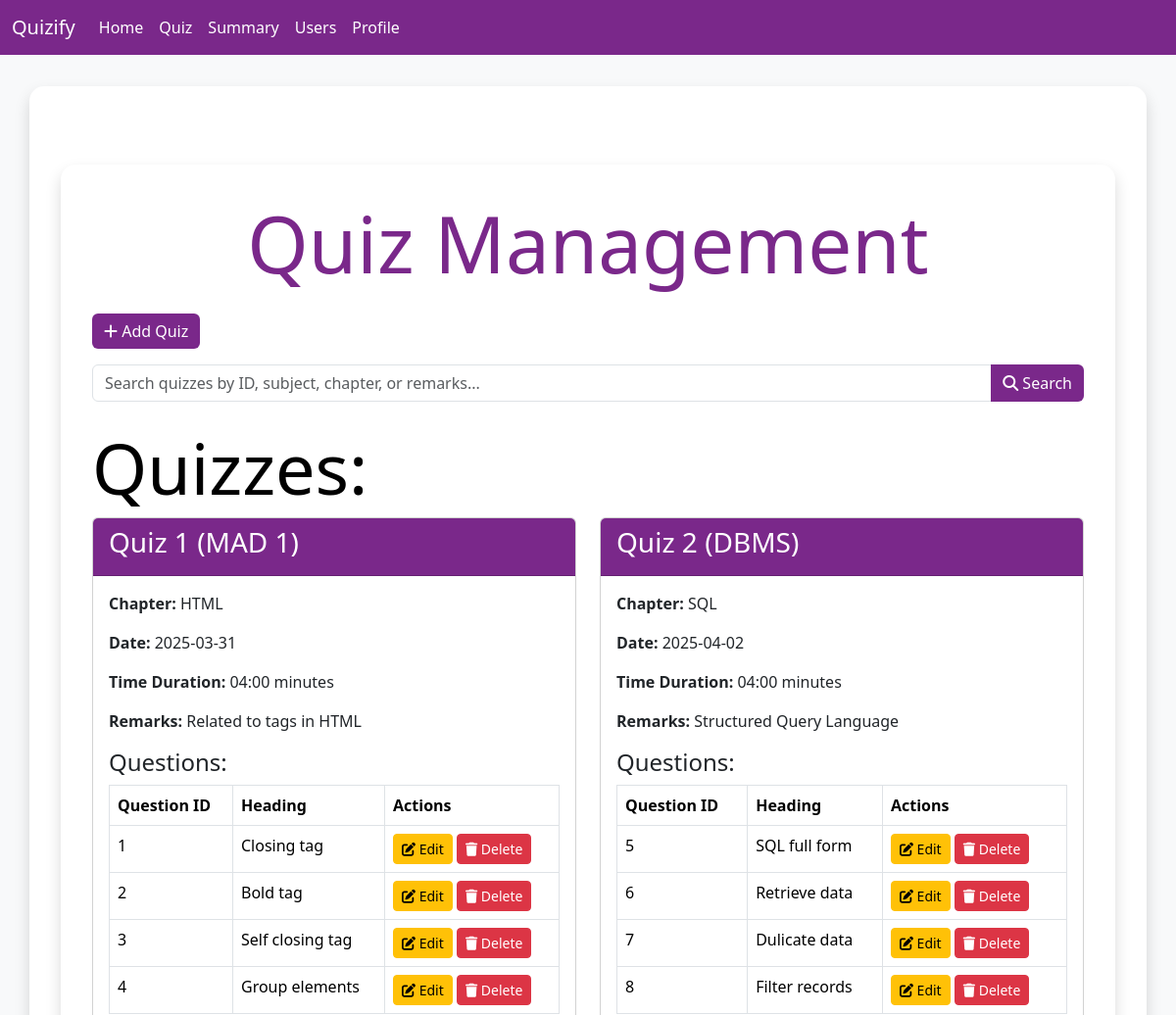
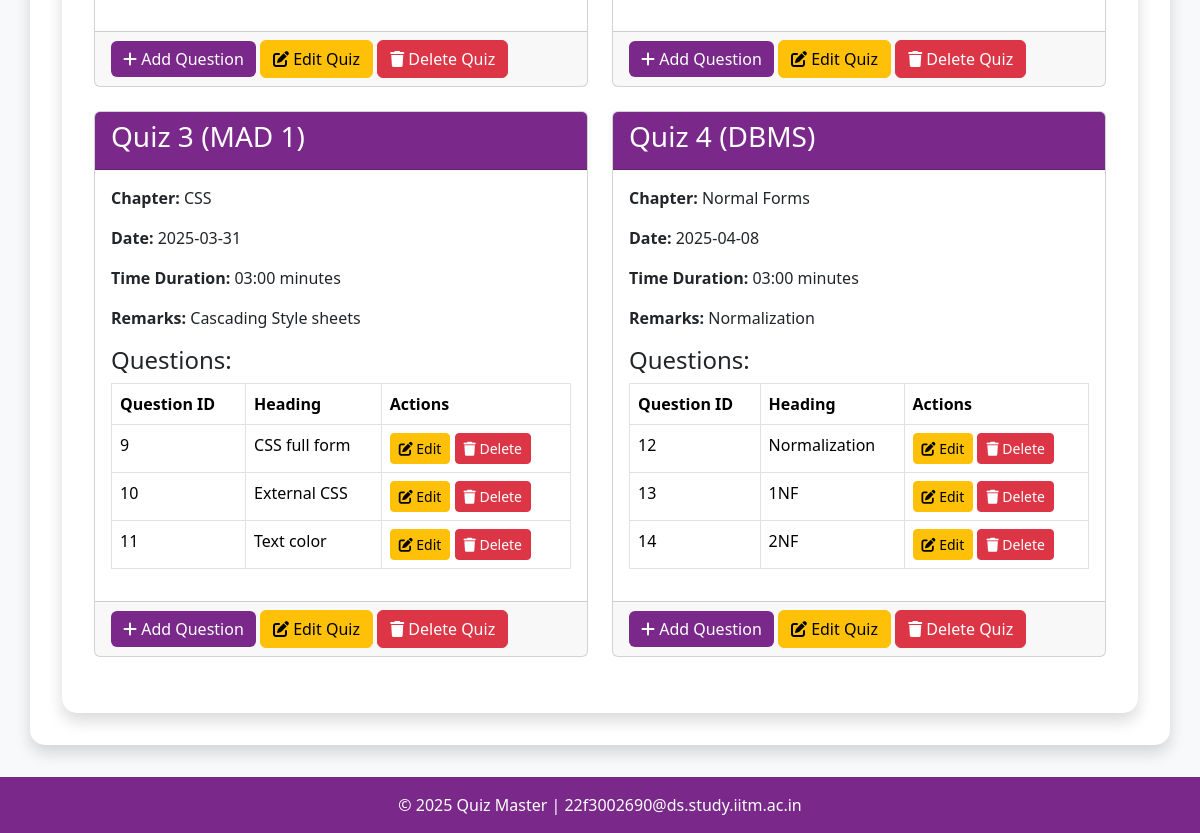
Page /quiz (signed in) on the committed database (2 pictures, top to bottom).
### models/models.py (models this page shows)
class Quiz(db.Model):
    id = db.Column(db.Integer, primary_key=True)
    chapter_id = db.Column(db.Integer, db.ForeignKey('chapter.id'), nullable=False)
    date_of_quiz = db.Column(db.Date, nullable=False, default=datetime.utcnow)
    time_duration = db.Column(db.String(5), nullable=False)
    remarks = db.Column(db.Text, nullable=True)
    questions = db.relationship('Questions', backref='quiz', lazy=True, cascade='all, delete-orphan')
    scores = db.relationship('Scores', backref='quiz', lazy=True, cascade='all, delete-orphan')

class Subject(db.Model):
    id = db.Column(db.Integer, primary_key=True)
    name = db.Column(db.String[32], unique=True, nullable=False)
    description = db.Column(db.Text, nullable=True)
    chapters = db.relationship('Chapter', backref='subject', lazy=True, cascade='all, delete-orphan')

class Chapter(db.Model):
    id = db.Column(db.Integer, primary_key=True)
    subject_id = db.Column(db.Integer, db.ForeignKey('subject.id'), nullable=False)
    name = db.Column(db.String[32], unique=True, nullable=False)
    description = db.Column(db.Text, nullable=True)
    quizes = db.relationship('Quiz', backref='chapter', lazy=True, cascade='all, delete-orphan')

class Questions(db.Model):
    id = db.Column(db.Integer, primary_key=True)
    quiz_id = db.Column(db.Integer, db.ForeignKey('quiz.id'), nullable=False)
    question_heading = db.Column(db.String(255), nullable=False)
    question_statement = db.Column(db.Text, nullable=False)
    option1 = db.Column(db.String(255), nullable=False)
    option2 = db.Column(db.String(255), nullable=False)
    option3 = db.Column(db.String(255), nullable=True)
    option4 = db.Column(db.String(255), nullable=True)
    correct_option = db.Column(db.Integer, nullable=False)

### controllers/routes.py (the view)
@app.route('/quiz')
@admin_required
def quiz():
    all_quiz = Quiz.query.all()
    return render_template('quiz/index.html', quizzes=all_quiz)

### controllers/routes.py (called while the page is built)
def admin_required(func):
    @wraps(func)
    def inner(*args, **kwargs):
        if 'user_id' not in session:
            flash('Please login to continue')
            return redirect(url_for('login'))
        user = User.query.get(session['user_id'])
        if not user.is_admin:
            flash('You are not authorized to access this page')
            return redirect(url_for('index'))
        return func(*args, **kwargs)
    return inner

### templates/quiz/index.html (shortened to what this page needs)
{% extends 'layout.html' %} {% block title %}Quiz Management{% endblock %} {%
block content %}
<div class="container mt-5">
  <h1 class="display-1 text-center text-purple mb-4">Quiz Management</h1>
  <a href="{{ url_for('add_quiz') }}" class="btn btn-purple mb-3">
    <i class="fas fa-plus"></i> Add Quiz
  </a>
  <div class="mb-4">
    <div class="input-group">
      <input
        type="text"
        class="form-control"
        id="quizSearch"
        placeholder="Search quizzes by ID, subject, chapter, or remarks..."
        onkeyup="filterQuizzes()"
      />
      <button class="btn btn-purple" type="button" onclick="filterQuizzes()">
        <i class="fas fa-search"></i> Search
      </button>
    </div>
  </div>
  <h2 class="display-2 text-black">Quizzes:</h2>
  <div class="row" id="quizList">
    {% for quiz in quizzes %}
    <div
      class="col-md-6 quiz-card"
      data-id="{{ quiz.id }}"
      data-subject="{{ quiz.chapter.subject.name|lower if quiz.chapter and quiz.chapter.subject else 'Unknown' }}"
      data-chapter="{{ quiz.chapter.name|lower if quiz.chapter else 'Unknown' }}"
      data-remarks="{{ quiz.remarks|lower if quiz.remarks else '' }}"
    >
      <div class="card mb-4">
        <div class="card-header bg-purple text-white">
          <h3 class="card-title">
            Quiz {{ quiz.id }} ({{ quiz.chapter.subject.name if quiz.chapter and
            quiz.chapter.subject else 'Unknown' }})
          </h3>
        </div>
        <div class="card-body">
          <p>
            <strong>Chapter:</strong> {{ quiz.chapter.name if quiz.chapter else
            'Unknown' }}
          </p>
          <p><strong>Date:</strong> {{ quiz.date_of_quiz }}</p>
          <p>
            <strong>Time Duration:</strong> {{ quiz.time_duration }} minutes
          </p>
          <p><strong>Remarks:</strong> {{ quiz.remarks }}</p>
          <h4>Questions:</h4>
          <table class="table table-bordered">
            <thead>
              <tr>
                <th>Question ID</th>
                <th>Heading</th>
                <th>Actions</th>
              </tr>
            </thead>
            <tbody>
              {% for question in quiz.questions %}
              <tr>
                <td>{{ question.id }}</td>
                <td>{{ question.question_heading }}</td>
                <td>
                  <a
                    href="{{ url_for('edit_question', id=question.id) }}"
                    class="btn btn-warning btn-sm"
                  >
                    <i class="fas fa-edit"></i> Edit
                  </a>
                  <a
                    href="{{ url_for('delete_question', id=question.id) }}"
                    class="btn btn-danger btn-sm"
                  >
                    <i class="fas fa-trash"></i> Delete
                  </a>
                </td>
              </tr>
              {% endfor %}
            </tbody>
          </table>
        </div>
        <div class="card-footer">
          <a
            href="{{ url_for('add_question', quiz_id=quiz.id) }}"
            class="btn btn-purple"
          >
            <i class="fas fa-plus"></i> Add Question
          </a>
          <a
            href="{{ url_for('edit_quiz', id=quiz.id) }}"
            class="btn btn-warning"
          >
            <i class="fas fa-edit"></i> Edit Quiz
          </a>
          <a
            href="{{ url_for('delete_quiz', id=quiz.id) }}"
            class="btn btn-danger"
          >
            <i class="fas fa-trash"></i> Delete Quiz
          </a>
        </div>
      </div>
    </div>
    {% endfor %}
  </div>
</div>
{% endblock %}

### templates/layout.html (style rules this page uses)
:root { --purple-primary: #7a288a; --purple-secondary: #5c1a7d; }
body { background-color: #f8f9fa; min-height: 100vh; display: flex; flex-direction: column; }
.container { background-color: white; padding: 2rem; border-radius: 15px; box-shadow: 0 0.5rem 1rem rgba(0, 0, 0, 0.15); margin-top: 2rem; flex: 1; }
.btn-purple { background-color: var(--purple-primary); color: white; border: none; }
.text-purple { color: var(--purple-primary) !important; }
.table thead { background-color: var(--purple-primary); color: white; }

### templates/navbar.html (style rules this page uses)
.bg-purple { background-color: #7a288a; }

### rows in the picture
Quiz: id "1", chapter.subject "MAD 1", chapter "HTML", date_of_quiz "2025-03-31", time_duration "04:00", remarks "Related to tags in HTML"
Questions: id "1", question_heading "Closing tag"
Questions: id "2", question_heading "Bold tag"
Questions: id "3", question_heading "Self closing tag"
Questions: id "4", question_heading "Group elements"
Quiz: id "2", chapter.subject "DBMS", chapter "SQL", date_of_quiz "2025-04-02", time_duration "04:00", remarks "Structured Query Language"
Questions: id "5", question_heading "SQL full form"
Questions: id "6", question_heading "Retrieve data"
Questions: id "7", question_heading "Dulicate data"
Questions: id "8", question_heading "Filter records"
Quiz: id "3", chapter.subject "MAD 1", chapter "CSS", date_of_quiz "2025-03-31", time_duration "03:00", remarks "Cascading Style sheets"
Questions: id "9", question_heading "CSS full form"
Questions: id "10", question_heading "External CSS"
Questions: id "11", question_heading "Text color"
Quiz: id "4", chapter.subject "DBMS", chapter "Normal Forms", date_of_quiz "2025-04-08", time_duration "03:00", remarks "Normalization"
Questions: id "12", question_heading "Normalization"
Questions: id "13", question_heading "1NF"
Questions: id "14", question_heading "2NF"
